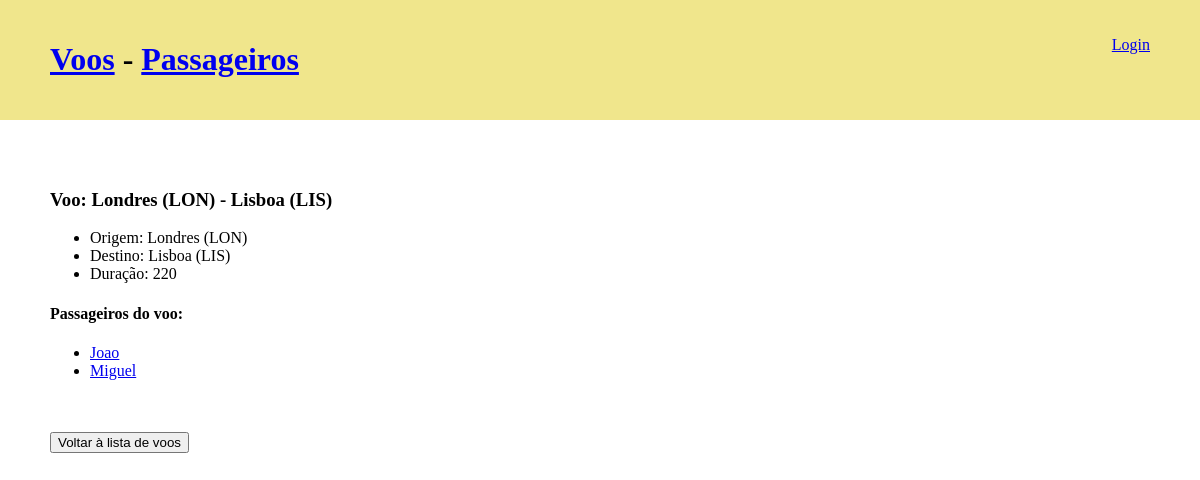
The app's page /voo/4, older data.
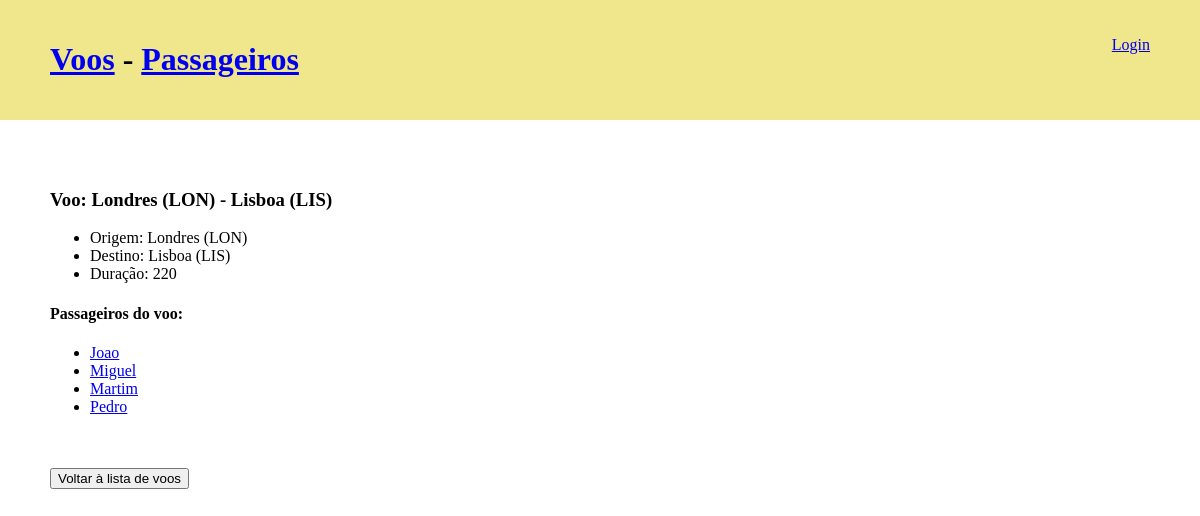
The same page, newer data.
### voos/models.py (models this page shows)
class Voo(models.Model):
    origem = models.ForeignKey(Aeroporto, on_delete=models.CASCADE, related_name='origens')
    destino = models.ForeignKey(Aeroporto, on_delete=models.CASCADE, related_name='destinos')
    duracao = models.IntegerField()
    def __str__(self):
        return f'{self.origem} - {self.destino}'

class Aeroporto(models.Model):
    nome = models.CharField(max_length=20)
    codigo = models.CharField(max_length=3)
    def __str__(self):
        return f'{self.nome} ({self.codigo})'

class Passageiro(models.Model):
    nome = models.CharField(max_length=20)
    voos = models.ManyToManyField(
        Voo,
        null=True,
        blank=True,
        related_name='passageiros'
        )
    def __str__(self):
        return self.nome

### voos/views.py (the view)
# urls.py: path('voo/<int:voo_id>', views.voo_view, name='voo'),
def voo_view(request, voo_id):
    voo = Voo.objects.get(id=voo_id)
    context= {
        'voo': voo,
        'passageiros': voo.passageiros.all(),
        'nao_passageiros': Passageiro.objects.exclude(voos__in = [voo])
    }
    return render(request, 'voos/voo.html', context)

### voos/templates/voos/voo.html (shortened to what this page needs)
{% extends "voos/base.html" %}
{% block main %}
<h3>Voo: {{ voo }}</h3>
<ul>
  <li>Origem: {{ voo.origem }}</li>
  <li>Destino: {{ voo.destino }}</li>
  <li>Duração: {{ voo.duracao }} </li>
</ul>
<h4>Passageiros do voo:</h4>
<ul>
  {% for passageiro in passageiros %}
  <li>
    <a href="{% url 'passageiro' passageiro.id %}">
      {{ passageiro }}</a>
  </li>
  {% empty %}
  <li>voo sem passageiros</li>
  {% endfor %}
</ul>
<br><br>
<a href="{% url 'voos' %}"><button>Voltar à lista de voos</button></a>
{% endblock main %}

### voos/templates/voos/base.html (shortened to what this page needs)
<!DOCTYPE html>
<html lang="en">
<head>
</head>
<body>
    <header>
        <h1>
            <a href="{% url 'voos' %}">Voos</a>
            -
            <a href="{% url 'passageiros' %}">Passageiros</a>
        </h1>
        <p>
            {% if request.user.is_authenticated %}
            user: {{request.user}}
            <a href="{% url 'logout' %}">Logout</a>
            {% else %}
            <a href="{% url 'login' %}">Login</a>
            {% endif %}
        </p>
    </header>
    <main>
        {% block main %}
        {% endblock main %}
    </main>
</body>
</html>

### voos/templates/voos/base.html (style rules this page uses)
body { padding: 0; margin: 0; }
header { background-color: khaki; padding: 20px 50px; display: flex; flex-direction: row; justify-content: space-between; }
main { padding: 50px; }

Row changes from the older to the newer data that the page shows:
added Passageiro: nome "Martim"
added Passageiro: nome "Pedro"
